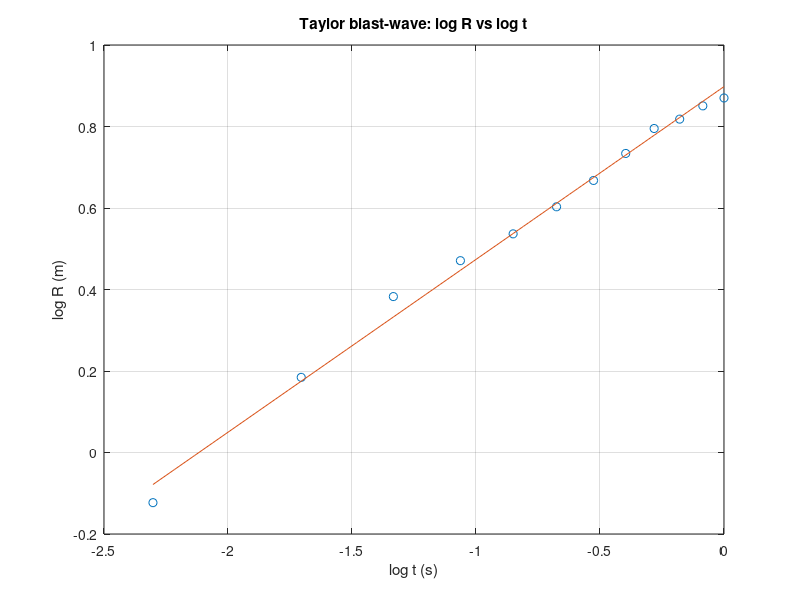

Source code (MATLAB):
    rng(1);  % fixed seed so the figure/report are reproducible

    %% ---- 1. Fixed / assumed parameters -------------------------------
    rho   = 1.2;     
    C     = 1;       % theoretical constant, assumed known
    E_true = 100;  

    %% ---- 2. Synthetic "photographic" data set ------------------------
    n_frames = 12;                          % a dozen times
    t = linspace(0.1, 1, n_frames);   % seconds, evenly spaced frames

    R_true = C * (E_true .* t.^2 ./ rho).^(1/5);

    noise_level = 0.03;                     % 3% multiplicative noise
    R_noisy = R_true + noise_level*randn(size(R_true));

    %% ---- 3. Fit: log R = slope * log t + intercept --------------------
    % Pretend we do NOT know E from here on.
    x = log(t(:));
    y = log(R_noisy(:));

    p = polyfit(x, y, 1);   % p(1) = slope, p(2) = intercept
    slope     = p(1)
    intercept = p(2);

    %% ---- 4. Recover E from the intercept -------------------------------
    % log R = (1/5) log(E/rho) + (2/5) log t   [since C = 1]
    % => intercept = (1/5) log(E/rho)
    % => E/rho = exp(5 * intercept)
    E_recovered = rho * exp(5 * intercept)

    %% ---- 5. Plot: data + fitted line on log-log axes -------------------

    plot(x,y, 'o');
    hold on;

    t_fit = log(linspace(min(t), max(t)));
    plot(t_fit, intercept+slope*t_fit);

    xlabel('log t (s)');
    ylabel('log R (m)');
    title('Taylor blast-wave: log R vs log t');
    grid on;
    box on;
    hold off;
